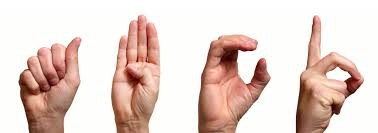
#> input picture Spatiotemporal_plane/images.jpg, 378 x 133 px
$ python -i HaarLike_NonMaximumSupression.py   (imports and definitions only)   (Python 2 division)
#> lines starting #> are read from the running program, lines starting #| are printed output that depends on the picture
'''
Created on Aug 11, 2015

@author: Anh
'''

import sys

import cv2

import cv2.cv as cv
import numpy as np
import glob,os

def HandDetectionImproved(img):

    #get size of input image
    w,h=img.shape[:2]
    #create grayscale version
    gray=np.zeros((h,w,3),np.uint8)

    gray=cv2.cvtColor(img, cv2.COLOR_BGR2GRAY)
    #create storage
    storage=cv.CreateMemStorage(0)
    #equalize histogram
    gray1=cv2.equalizeHist(gray)
    gray=cv2.blur(gray1, (5, 5))
    cascade_hand= cv2.CascadeClassifier('haar_cascade.xml')

    hands=cascade_hand.detectMultiScale(gray, scaleFactor=1.3,
                                        minNeighbors=2, minSize=(20,20),
                                        flags=cv.CV_HAAR_SCALE_IMAGE)

    '''
    #loop over the bounding boxes for each image and draw them
    '''
    original_img=img

    boundingBoxes=np.array((len(hands),4),np.uint8)
#     print '@@@@@@@@@@@@@@'
#     print hands
    boundingBoxes=hands
#     print 'boundingBoxes'
#     print boundingBoxes
    for (x,y,w,h) in hands:
        cv2.rectangle(original_img, (x,y), (x+w,y+h), (255,0,255))
    '''
    perform non-maximum suppression on the bounding boxes
    '''
    pick=non_max_suppression_slow(boundingBoxes, 0.5)

    print 'non max suppression'
    print pick
    # loop over the picked bounding boxes and draw them
    for (x,y,w,h) in pick:
        cv2.rectangle(original_img, (x, y), (x+w, y+h), (255, 255, 0), 2)
    return original_img

# [16 lines left out: function clipboxes, not called in this run]

'''
#######################################################
# Non-Maximum Suppression for Object Detection in Python
# Felzenszwald et al
#######################################################
'''
# [183 lines left out: functions non_max_suppression_slow, demoHaarLike, detectHandFolder, HandDetection, not called in this run]


# [4 lines not run here, left out]
#     demoHaarLike(sys.argv[1],640,480)

>>> import cv2
>>> picture = cv2.imread('Spatiotemporal_plane/images.jpg')
#> picture is the input picture: shape (133, 378, 3); mean B, G, R 203.5, 210.9, 230.4
>>> result = HandDetectionImproved(picture)
#> in HandDetectionImproved, `gray=cv2.cvtColor(img, cv2.COLOR_BGR2GRAY)`:
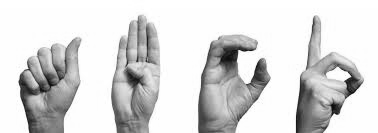
#> gray: shape (133, 378); min 11, max 255, mean 215.9
#> (the run stopped early here; a loop or call above may not have finished)
